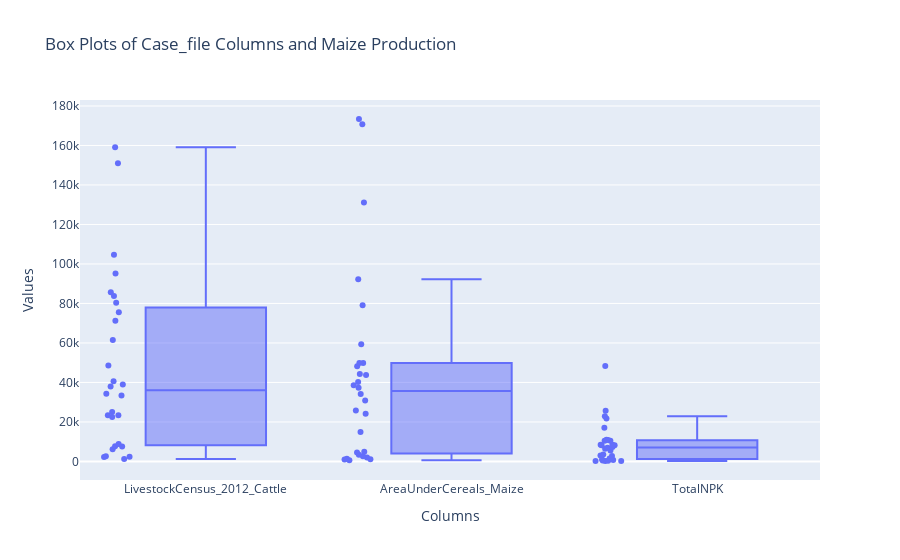

The cell this chart's notebook holds for it:
### Code cell
import plotly.express as px
import pandas as pd

# Melt the DataFrame to a long format for easier plotting
Case_file_melt = Case_file.melt(var_name='Columns', value_name='Values')

# Create box plots for each column
fig = px.box(Case_file_melt, x='Columns', y='Values', title='Box Plots of Case_file Columns and Maize Production',points = "all")

# Show the figure
fig.show()

### Figure 1 — Plotly figure (JSON) as saved in the notebook; plotly's stock layout.template omitted (floating-point values rounded to 4 significant figures)
{"data": [{"alignmentgroup": "True", "boxpoints": "all", "hovertemplate": "Columns=%{x}<br>Values=%{y}<extra></extra>", "legendgroup": "", "marker": {"color": "#636efa"}, "name": "", "notched": false, "offsetgroup": "", "orientation": "v", "showlegend": false, "type": "box", "x": ["LivestockCensus_2012_Cattle", "LivestockCensus_2012_Cattle", "LivestockCensus_2012_Cattle", "LivestockCensus_2012_Cattle", "LivestockCensus_2012_Cattle", "LivestockCensus_2012_Cattle", "LivestockCensus_2012_Cattle", "LivestockCensus_2012_Cattle", "LivestockCensus_2012_Cattle", "LivestockCensus_2012_Cattle", "LivestockCensus_2012_Cattle", "LivestockCensus_2012_Cattle", "LivestockCensus_2012_Cattle", "LivestockCensus_2012_Cattle", "LivestockCensus_2012_Cattle", "LivestockCensus_2012_Cattle", "LivestockCensus_2012_Cattle", "LivestockCensus_2012_Cattle", "LivestockCensus_2012_Cattle", "LivestockCensus_2012_Cattle", "LivestockCensus_2012_Cattle", "LivestockCensus_2012_Cattle", "LivestockCensus_2012_Cattle", "LivestockCensus_2012_Cattle", "LivestockCensus_2012_Cattle", "LivestockCensus_2012_Cattle", "LivestockCensus_2012_Cattle", "LivestockCensus_2012_Cattle", "AreaUnderCereals_Maize", "AreaUnderCereals_Maize", "AreaUnderCereals_Maize", "AreaUnderCereals_Maize", "AreaUnderCereals_Maize", "AreaUnderCereals_Maize", "AreaUnderCereals_Maize", "AreaUnderCereals_Maize", "AreaUnderCereals_Maize", "AreaUnderCereals_Maize", "AreaUnderCereals_Maize", "AreaUnderCereals_Maize", "AreaUnderCereals_Maize", "AreaUnderCereals_Maize", "AreaUnderCereals_Maize", "AreaUnderCereals_Maize", "AreaUnderCereals_Maize", "AreaUnderCereals_Maize", "AreaUnderCereals_Maize", "AreaUnderCereals_Maize", "AreaUnderCereals_Maize", "AreaUnderCereals_Maize", "AreaUnderCereals_Maize", "AreaUnderCereals_Maize", "AreaUnderCereals_Maize", "AreaUnderCereals_Maize", "AreaUnderCereals_Maize", "AreaUnderCereals_Maize", "TotalNPK", "TotalNPK", "TotalNPK", "TotalNPK", "TotalNPK", "TotalNPK", "TotalNPK", "TotalNPK", "TotalNPK", "TotalNPK", "TotalNPK", "TotalNPK", "TotalNPK", "TotalNPK", "TotalNPK", "TotalNPK", "TotalNPK", "TotalNPK", "TotalNPK", "TotalNPK", "TotalNPK", "TotalNPK", "TotalNPK", "TotalNPK", "TotalNPK", "TotalNPK", "TotalNPK", "TotalNPK"], "x0": " ", "xaxis": "x", "y": [2567.0, 25040.0, 7730.0, 83820.0, 85660.0, 2279.0, 71210.0, 104700.0, 37940.0, 40570.0, 151000.0, 7600.0, 8774.0, 61550.0, 80400.0, 159000.0, 48620.0, 75580.0, 33420.0, 34260.0, 95150.0, 22560.0, 23450.0, 2372.0, 6222.0, 1253.0, 38940.0, 23450.0, 1129, 14867, 1987, 92194, 173400, 640, 59377, 43827, 24207, 25831, 79058, 3448, 4892, 37283, 38569, 131163, 40207, 44300, 30900, 34163, 170696, 4576, 49870.0, 1382, 2634, 961, 48210, 49870.0, 438.2, 3036.0, 222.2, 10900.0, 25700.0, 220.8, 8197.0, 10430.0, 2746.0, 8156.0, 17040.0, 3519.0, 1449.0, 6945.0, 7290.0, 48290.0, 10420.0, 22940.0, 6448.0, 5591.0, 21730.0, 1026.0, 8404.0, 249.4, 710.1, 368.6, 11000.0, 8404.0], "y0": " ", "yaxis": "y"}], "layout": {"boxmode": "group", "legend": {"tracegroupgap": 0}, "title": {"text": "Box Plots of Case_file Columns and Maize Production"}, "xaxis": {"anchor": "y", "domain": [0, 1], "title": {"text": "Columns"}}, "yaxis": {"anchor": "x", "domain": [0, 1], "title": {"text": "Values"}}}}
